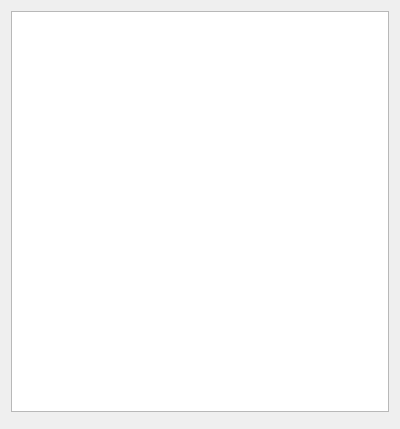
<?xml version="1.0" encoding="UTF-8"?>
<ui version="4.0">
 <class>EventoDialog</class>
 <widget class="QDialog" name="EventoDialog">
  <property name="geometry">
   <rect>
    <x>0</x>
    <y>0</y>
    <width>400</width>
    <height>429</height>
   </rect>
  </property>
  <property name="windowTitle">
   <string>MyAcolito - Seleccionar evento</string>
  </property>
  <layout class="QVBoxLayout" name="verticalLayout">
   <item>
    <widget class="QListView" name="listView"/>
   </item>
   <item>
    <widget class="QDialogButtonBox" name="buttonBox">
     <property name="orientation">
      <enum>Qt::Horizontal</enum>
     </property>
     <property name="standardButtons">
      <set>QDialogButtonBox::NoButton</set>
     </property>
    </widget>
   </item>
  </layout>
 </widget>
 <resources/>
 <connections>
  <connection>
   <sender>buttonBox</sender>
   <signal>accepted()</signal>
   <receiver>EventoDialog</receiver>
   <slot>accept()</slot>
   <hints>
    <hint type="sourcelabel">
     <x>248</x>
     <y>254</y>
    </hint>
    <hint type="destinationlabel">
     <x>157</x>
     <y>274</y>
    </hint>
   </hints>
  </connection>
  <connection>
   <sender>buttonBox</sender>
   <signal>rejected()</signal>
   <receiver>EventoDialog</receiver>
   <slot>reject()</slot>
   <hints>
    <hint type="sourcelabel">
     <x>316</x>
     <y>260</y>
    </hint>
    <hint type="destinationlabel">
     <x>286</x>
     <y>274</y>
    </hint>
   </hints>
  </connection>
 </connections>
</ui>
